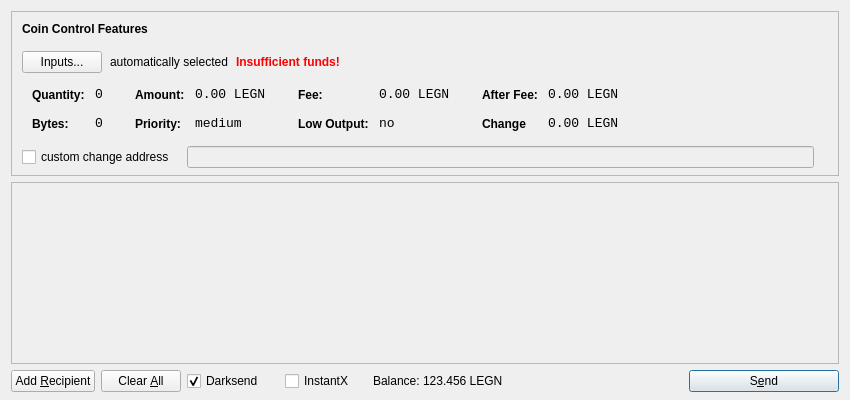
<?xml version="1.0" encoding="UTF-8"?>
<ui version="4.0">
 <class>SendCoinsDialog</class>
 <widget class="QDialog" name="SendCoinsDialog">
  <property name="geometry">
   <rect>
    <x>0</x>
    <y>0</y>
    <width>850</width>
    <height>400</height>
   </rect>
  </property>
  <property name="windowTitle">
   <string>Send Coins</string>
  </property>
  <layout class="QVBoxLayout" name="verticalLayout" stretch="0,1,0">
   <property name="bottomMargin">
    <number>8</number>
   </property>
   <item>
    <widget class="QFrame" name="frameCoinControl">
     <property name="sizePolicy">
      <sizepolicy hsizetype="Expanding" vsizetype="Expanding">
       <horstretch>0</horstretch>
       <verstretch>0</verstretch>
      </sizepolicy>
     </property>
     <property name="maximumSize">
      <size>
       <width>16777215</width>
       <height>16777215</height>
      </size>
     </property>
     <property name="frameShape">
      <enum>QFrame::StyledPanel</enum>
     </property>
     <property name="frameShadow">
      <enum>QFrame::Sunken</enum>
     </property>
     <layout class="QVBoxLayout" name="verticalLayoutCoinControl2">
      <property name="spacing">
       <number>-1</number>
      </property>
      <property name="leftMargin">
       <number>0</number>
      </property>
      <property name="topMargin">
       <number>0</number>
      </property>
      <property name="rightMargin">
       <number>0</number>
      </property>
      <property name="bottomMargin">
       <number>6</number>
      </property>
      <item>
       <layout class="QVBoxLayout" name="verticalLayoutCoinControl" stretch="0,0,0,0,1">
        <property name="spacing">
         <number>0</number>
        </property>
        <property name="leftMargin">
         <number>10</number>
        </property>
        <property name="topMargin">
         <number>10</number>
        </property>
        <item>
         <layout class="QHBoxLayout" name="horizontalLayoutCoinControl1">
          <property name="bottomMargin">
           <number>15</number>
          </property>
          <item>
           <widget class="QLabel" name="labelCoinControlFeatures">
            <property name="sizePolicy">
             <sizepolicy hsizetype="Preferred" vsizetype="Maximum">
              <horstretch>0</horstretch>
              <verstretch>0</verstretch>
             </sizepolicy>
            </property>
            <property name="font">
             <font>
              <weight>75</weight>
              <bold>true</bold>
             </font>
            </property>
            <property name="styleSheet">
             <string notr="true">font-weight:bold;</string>
            </property>
            <property name="text">
             <string>Coin Control Features</string>
            </property>
           </widget>
          </item>
         </layout>
        </item>
        <item>
         <layout class="QHBoxLayout" name="horizontalLayoutCoinControl2" stretch="0,0,0,0">
          <property name="spacing">
           <number>8</number>
          </property>
          <property name="bottomMargin">
           <number>10</number>
          </property>
          <item>
           <widget class="QPushButton" name="pushButtonCoinControl">
            <property name="styleSheet">
             <string notr="true"/>
            </property>
            <property name="text">
             <string>Inputs...</string>
            </property>
           </widget>
          </item>
          <item>
           <widget class="QLabel" name="labelCoinControlAutomaticallySelected">
            <property name="text">
             <string>automatically selected</string>
            </property>
            <property name="margin">
             <number>5</number>
            </property>
           </widget>
          </item>
          <item>
           <widget class="QLabel" name="labelCoinControlInsuffFunds">
            <property name="font">
             <font>
              <weight>75</weight>
              <bold>true</bold>
             </font>
            </property>
            <property name="styleSheet">
             <string notr="true">color:red;font-weight:bold;</string>
            </property>
            <property name="text">
             <string>Insufficient funds!</string>
            </property>
            <property name="margin">
             <number>5</number>
            </property>
           </widget>
          </item>
          <item>
           <spacer name="horizontalSpacerCoinControl">
            <property name="orientation">
             <enum>Qt::Horizontal</enum>
            </property>
            <property name="sizeHint" stdset="0">
             <size>
              <width>40</width>
              <height>1</height>
             </size>
            </property>
           </spacer>
          </item>
         </layout>
        </item>
        <item>
         <widget class="QWidget" name="widgetCoinControl" native="true">
          <property name="sizePolicy">
           <sizepolicy hsizetype="Preferred" vsizetype="Preferred">
            <horstretch>0</horstretch>
            <verstretch>0</verstretch>
           </sizepolicy>
          </property>
          <property name="minimumSize">
           <size>
            <width>0</width>
            <height>0</height>
           </size>
          </property>
          <property name="styleSheet">
           <string notr="true"/>
          </property>
          <layout class="QHBoxLayout" name="horizontalLayoutCoinControl5">
           <property name="margin">
            <number>0</number>
           </property>
           <item>
            <layout class="QHBoxLayout" name="horizontalLayoutCoinControl3" stretch="0,0,0,1">
             <property name="spacing">
              <number>20</number>
             </property>
             <property name="topMargin">
              <number>0</number>
             </property>
             <property name="bottomMargin">
              <number>10</number>
             </property>
             <item>
              <layout class="QFormLayout" name="formLayoutCoinControl1">
               <property name="horizontalSpacing">
                <number>10</number>
               </property>
               <property name="verticalSpacing">
                <number>14</number>
               </property>
               <property name="leftMargin">
                <number>10</number>
               </property>
               <property name="topMargin">
                <number>4</number>
               </property>
               <property name="rightMargin">
                <number>6</number>
               </property>
               <item row="0" column="0">
                <widget class="QLabel" name="labelCoinControlQuantityText">
                 <property name="styleSheet">
                  <string notr="true">font-weight:bold;</string>
                 </property>
                 <property name="text">
                  <string>Quantity:</string>
                 </property>
                 <property name="margin">
                  <number>0</number>
                 </property>
                </widget>
               </item>
               <item row="0" column="1">
                <widget class="QLabel" name="labelCoinControlQuantity">
                 <property name="font">
                  <font>
                   <family>Monospace</family>
                   <pointsize>10</pointsize>
                  </font>
                 </property>
                 <property name="cursor">
                  <cursorShape>IBeamCursor</cursorShape>
                 </property>
                 <property name="contextMenuPolicy">
                  <enum>Qt::ActionsContextMenu</enum>
                 </property>
                 <property name="text">
                  <string>0</string>
                 </property>
                 <property name="margin">
                  <number>0</number>
                 </property>
                 <property name="textInteractionFlags">
                  <set>Qt::LinksAccessibleByMouse|Qt::TextSelectableByKeyboard|Qt::TextSelectableByMouse</set>
                 </property>
                </widget>
               </item>
               <item row="1" column="0">
                <widget class="QLabel" name="labelCoinControlBytesText">
                 <property name="styleSheet">
                  <string notr="true">font-weight:bold;</string>
                 </property>
                 <property name="text">
                  <string>Bytes:</string>
                 </property>
                </widget>
               </item>
               <item row="1" column="1">
                <widget class="QLabel" name="labelCoinControlBytes">
                 <property name="font">
                  <font>
                   <family>Monospace</family>
                   <pointsize>10</pointsize>
                  </font>
                 </property>
                 <property name="cursor">
                  <cursorShape>IBeamCursor</cursorShape>
                 </property>
                 <property name="contextMenuPolicy">
                  <enum>Qt::ActionsContextMenu</enum>
                 </property>
                 <property name="text">
                  <string>0</string>
                 </property>
                 <property name="textInteractionFlags">
                  <set>Qt::LinksAccessibleByMouse|Qt::TextSelectableByKeyboard|Qt::TextSelectableByMouse</set>
                 </property>
                </widget>
               </item>
              </layout>
             </item>
             <item>
              <layout class="QFormLayout" name="formLayoutCoinControl2">
               <property name="horizontalSpacing">
                <number>10</number>
               </property>
               <property name="verticalSpacing">
                <number>14</number>
               </property>
               <property name="leftMargin">
                <number>6</number>
               </property>
               <property name="topMargin">
                <number>4</number>
               </property>
               <property name="rightMargin">
                <number>6</number>
               </property>
               <item row="0" column="0">
                <widget class="QLabel" name="labelCoinControlAmountText">
                 <property name="styleSheet">
                  <string notr="true">font-weight:bold;</string>
                 </property>
                 <property name="text">
                  <string>Amount:</string>
                 </property>
                 <property name="margin">
                  <number>0</number>
                 </property>
                </widget>
               </item>
               <item row="0" column="1">
                <widget class="QLabel" name="labelCoinControlAmount">
                 <property name="font">
                  <font>
                   <family>Monospace</family>
                   <pointsize>10</pointsize>
                  </font>
                 </property>
                 <property name="cursor">
                  <cursorShape>IBeamCursor</cursorShape>
                 </property>
                 <property name="contextMenuPolicy">
                  <enum>Qt::ActionsContextMenu</enum>
                 </property>
                 <property name="text">
                  <string>0.00 LEGN</string>
                 </property>
                 <property name="textInteractionFlags">
                  <set>Qt::LinksAccessibleByMouse|Qt::TextSelectableByKeyboard|Qt::TextSelectableByMouse</set>
                 </property>
                </widget>
               </item>
               <item row="1" column="0">
                <widget class="QLabel" name="labelCoinControlPriorityText">
                 <property name="styleSheet">
                  <string notr="true">font-weight:bold;</string>
                 </property>
                 <property name="text">
                  <string>Priority:</string>
                 </property>
                </widget>
               </item>
               <item row="1" column="1">
                <widget class="QLabel" name="labelCoinControlPriority">
                 <property name="font">
                  <font>
                   <family>Monospace</family>
                   <pointsize>10</pointsize>
                  </font>
                 </property>
                 <property name="cursor">
                  <cursorShape>IBeamCursor</cursorShape>
                 </property>
                 <property name="contextMenuPolicy">
                  <enum>Qt::ActionsContextMenu</enum>
                 </property>
                 <property name="text">
                  <string>medium</string>
                 </property>
                 <property name="textInteractionFlags">
                  <set>Qt::LinksAccessibleByMouse|Qt::TextSelectableByKeyboard|Qt::TextSelectableByMouse</set>
                 </property>
                </widget>
               </item>
              </layout>
             </item>
             <item>
              <layout class="QFormLayout" name="formLayoutCoinControl3">
               <property name="horizontalSpacing">
                <number>10</number>
               </property>
               <property name="verticalSpacing">
                <number>14</number>
               </property>
               <property name="leftMargin">
                <number>6</number>
               </property>
               <property name="topMargin">
                <number>4</number>
               </property>
               <property name="rightMargin">
                <number>6</number>
               </property>
               <item row="0" column="0">
                <widget class="QLabel" name="labelCoinControlFeeText">
                 <property name="styleSheet">
                  <string notr="true">font-weight:bold;</string>
                 </property>
                 <property name="text">
                  <string>Fee:</string>
                 </property>
                 <property name="margin">
                  <number>0</number>
                 </property>
                </widget>
               </item>
               <item row="0" column="1">
                <widget class="QLabel" name="labelCoinControlFee">
                 <property name="font">
                  <font>
                   <family>Monospace</family>
                   <pointsize>10</pointsize>
                  </font>
                 </property>
                 <property name="cursor">
                  <cursorShape>IBeamCursor</cursorShape>
                 </property>
                 <property name="contextMenuPolicy">
                  <enum>Qt::ActionsContextMenu</enum>
                 </property>
                 <property name="text">
                  <string>0.00 LEGN</string>
                 </property>
                 <property name="textInteractionFlags">
                  <set>Qt::LinksAccessibleByMouse|Qt::TextSelectableByKeyboard|Qt::TextSelectableByMouse</set>
                 </property>
                </widget>
               </item>
               <item row="1" column="0">
                <widget class="QLabel" name="labelCoinControlLowOutputText">
                 <property name="styleSheet">
                  <string notr="true">font-weight:bold;</string>
                 </property>
                 <property name="text">
                  <string>Low Output:</string>
                 </property>
                </widget>
               </item>
               <item row="1" column="1">
                <widget class="QLabel" name="labelCoinControlLowOutput">
                 <property name="font">
                  <font>
                   <family>Monospace</family>
                   <pointsize>10</pointsize>
                  </font>
                 </property>
                 <property name="cursor">
                  <cursorShape>IBeamCursor</cursorShape>
                 </property>
                 <property name="contextMenuPolicy">
                  <enum>Qt::ActionsContextMenu</enum>
                 </property>
                 <property name="text">
                  <string>no</string>
                 </property>
                 <property name="textInteractionFlags">
                  <set>Qt::LinksAccessibleByMouse|Qt::TextSelectableByKeyboard|Qt::TextSelectableByMouse</set>
                 </property>
                </widget>
               </item>
              </layout>
             </item>
             <item>
              <layout class="QFormLayout" name="formLayoutCoinControl4">
               <property name="horizontalSpacing">
                <number>10</number>
               </property>
               <property name="verticalSpacing">
                <number>14</number>
               </property>
               <property name="leftMargin">
                <number>6</number>
               </property>
               <property name="topMargin">
                <number>4</number>
               </property>
               <property name="rightMargin">
                <number>6</number>
               </property>
               <item row="0" column="0">
                <widget class="QLabel" name="labelCoinControlAfterFeeText">
                 <property name="styleSheet">
                  <string notr="true">font-weight:bold;</string>
                 </property>
                 <property name="text">
                  <string>After Fee:</string>
                 </property>
                 <property name="margin">
                  <number>0</number>
                 </property>
                </widget>
               </item>
               <item row="0" column="1">
                <widget class="QLabel" name="labelCoinControlAfterFee">
                 <property name="font">
                  <font>
                   <family>Monospace</family>
                   <pointsize>10</pointsize>
                  </font>
                 </property>
                 <property name="cursor">
                  <cursorShape>IBeamCursor</cursorShape>
                 </property>
                 <property name="contextMenuPolicy">
                  <enum>Qt::ActionsContextMenu</enum>
                 </property>
                 <property name="text">
                  <string>0.00 LEGN</string>
                 </property>
                 <property name="textInteractionFlags">
                  <set>Qt::LinksAccessibleByMouse|Qt::TextSelectableByKeyboard|Qt::TextSelectableByMouse</set>
                 </property>
                </widget>
               </item>
               <item row="1" column="0">
                <widget class="QLabel" name="labelCoinControlChangeText">
                 <property name="styleSheet">
                  <string notr="true">font-weight:bold;</string>
                 </property>
                 <property name="text">
                  <string>Change</string>
                 </property>
                </widget>
               </item>
               <item row="1" column="1">
                <widget class="QLabel" name="labelCoinControlChange">
                 <property name="font">
                  <font>
                   <family>Monospace</family>
                   <pointsize>10</pointsize>
                  </font>
                 </property>
                 <property name="cursor">
                  <cursorShape>IBeamCursor</cursorShape>
                 </property>
                 <property name="contextMenuPolicy">
                  <enum>Qt::ActionsContextMenu</enum>
                 </property>
                 <property name="text">
                  <string>0.00 LEGN</string>
                 </property>
                 <property name="textInteractionFlags">
                  <set>Qt::LinksAccessibleByMouse|Qt::TextSelectableByKeyboard|Qt::TextSelectableByMouse</set>
                 </property>
                </widget>
               </item>
              </layout>
             </item>
            </layout>
           </item>
          </layout>
         </widget>
        </item>
        <item>
         <layout class="QHBoxLayout" name="horizontalLayoutCoinControl4" stretch="0,0,0">
          <property name="spacing">
           <number>12</number>
          </property>
          <property name="sizeConstraint">
           <enum>QLayout::SetDefaultConstraint</enum>
          </property>
          <property name="topMargin">
           <number>5</number>
          </property>
          <property name="rightMargin">
           <number>5</number>
          </property>
          <item>
           <widget class="QCheckBox" name="checkBoxCoinControlChange">
            <property name="text">
             <string>custom change address</string>
            </property>
           </widget>
          </item>
          <item>
           <widget class="QLineEdit" name="lineEditCoinControlChange">
            <property name="enabled">
             <bool>false</bool>
            </property>
            <property name="sizePolicy">
             <sizepolicy hsizetype="Expanding" vsizetype="Fixed">
              <horstretch>0</horstretch>
              <verstretch>0</verstretch>
             </sizepolicy>
            </property>
           </widget>
          </item>
          <item>
           <widget class="QLabel" name="labelCoinControlChangeLabel">
            <property name="sizePolicy">
             <sizepolicy hsizetype="Preferred" vsizetype="Expanding">
              <horstretch>0</horstretch>
              <verstretch>0</verstretch>
             </sizepolicy>
            </property>
            <property name="minimumSize">
             <size>
              <width>0</width>
              <height>0</height>
             </size>
            </property>
            <property name="text">
             <string/>
            </property>
            <property name="margin">
             <number>3</number>
            </property>
           </widget>
          </item>
         </layout>
        </item>
        <item>
         <spacer name="verticalSpacerCoinControl">
          <property name="orientation">
           <enum>Qt::Vertical</enum>
          </property>
          <property name="sizeHint" stdset="0">
           <size>
            <width>800</width>
            <height>1</height>
           </size>
          </property>
         </spacer>
        </item>
       </layout>
      </item>
     </layout>
    </widget>
   </item>
   <item>
    <widget class="QScrollArea" name="scrollArea">
     <property name="widgetResizable">
      <bool>true</bool>
     </property>
     <widget class="QWidget" name="scrollAreaWidgetContents">
      <property name="geometry">
       <rect>
        <x>0</x>
        <y>0</y>
        <width>830</width>
        <height>165</height>
       </rect>
      </property>
      <layout class="QVBoxLayout" name="verticalLayout_2">
       <property name="margin">
        <number>0</number>
       </property>
       <item>
        <layout class="QVBoxLayout" name="entries">
         <property name="spacing">
          <number>6</number>
         </property>
        </layout>
       </item>
       <item>
        <spacer name="verticalSpacer">
         <property name="orientation">
          <enum>Qt::Vertical</enum>
         </property>
         <property name="sizeHint" stdset="0">
          <size>
           <width>20</width>
           <height>40</height>
          </size>
         </property>
        </spacer>
       </item>
      </layout>
     </widget>
    </widget>
   </item>
   <item>
    <layout class="QHBoxLayout" name="horizontalLayout">
     <item>
      <widget class="QPushButton" name="addButton">
       <property name="toolTip">
        <string>Send to multiple recipients at once</string>
       </property>
       <property name="text">
        <string>Add &amp;Recipient</string>
       </property>
       <property name="autoDefault">
        <bool>false</bool>
       </property>
      </widget>
     </item>
     <item>
      <widget class="QPushButton" name="clearButton">
       <property name="sizePolicy">
        <sizepolicy hsizetype="Minimum" vsizetype="Fixed">
         <horstretch>0</horstretch>
         <verstretch>0</verstretch>
        </sizepolicy>
       </property>
       <property name="toolTip">
        <string>Remove all transaction fields</string>
       </property>
       <property name="text">
        <string>Clear &amp;All</string>
       </property>
       <property name="autoRepeatDelay">
        <number>300</number>
       </property>
       <property name="autoDefault">
        <bool>false</bool>
       </property>
      </widget>
     </item>
     <item>
      <layout class="QHBoxLayout" name="horizontalLayout_2">
       <property name="spacing">
        <number>3</number>
       </property>
        <item>
        <widget class="QCheckBox" name="checkUseDarksend">
         <property name="minimumSize">
          <size>
           <width>95</width>
           <height>0</height>
          </size>
         </property>
         <property name="text">
          <string>Darksend</string>
         </property>
         <property name="checked">
          <bool>true</bool>
         </property>
        </widget>
       </item>
       <item>
        <widget class="QCheckBox" name="checkInstantX">
         <property name="enabled">
          <bool>true</bool>
         </property>
         <property name="minimumSize">
          <size>
           <width>85</width>
           <height>0</height>
          </size>
         </property>
         <property name="text">
          <string>InstantX</string>
         </property>
        </widget>
       </item>
       <item>
        <widget class="QLabel" name="label">
         <property name="sizePolicy">
          <sizepolicy hsizetype="Preferred" vsizetype="Fixed">
           <horstretch>0</horstretch>
           <verstretch>0</verstretch>
          </sizepolicy>
         </property>
         <property name="text">
          <string>Balance:</string>
         </property>
        </widget>
       </item>
       <item>
        <widget class="QLabel" name="labelBalance">
         <property name="sizePolicy">
          <sizepolicy hsizetype="Preferred" vsizetype="Fixed">
           <horstretch>0</horstretch>
           <verstretch>0</verstretch>
          </sizepolicy>
         </property>
         <property name="cursor">
          <cursorShape>IBeamCursor</cursorShape>
         </property>
         <property name="text">
          <string>123.456 LEGN</string>
         </property>
         <property name="textInteractionFlags">
          <set>Qt::LinksAccessibleByMouse|Qt::TextSelectableByKeyboard|Qt::TextSelectableByMouse</set>
         </property>
        </widget>
       </item>
      </layout>
     </item>
     <item>
      <spacer name="horizontalSpacer">
       <property name="orientation">
        <enum>Qt::Horizontal</enum>
       </property>
       <property name="sizeHint" stdset="0">
        <size>
         <width>40</width>
         <height>20</height>
        </size>
       </property>
      </spacer>
     </item>
     <item>
      <widget class="QPushButton" name="sendButton">
       <property name="minimumSize">
        <size>
         <width>150</width>
         <height>0</height>
        </size>
       </property>
       <property name="toolTip">
        <string>Confirm the send action</string>
       </property>
       <property name="text">
        <string>S&amp;end</string>
       </property>
       <property name="icon">
        <iconset resource="../bitcoin.qrc">
         <normaloff>:/icons/send</normaloff>:/icons/send</iconset>
       </property>
       <property name="default">
        <bool>true</bool>
       </property>
      </widget>
     </item>
    </layout>
   </item>
  </layout>
 </widget>
 <resources>
  <include location="../bitcoin.qrc"/>
 </resources>
 <connections/>
</ui>
